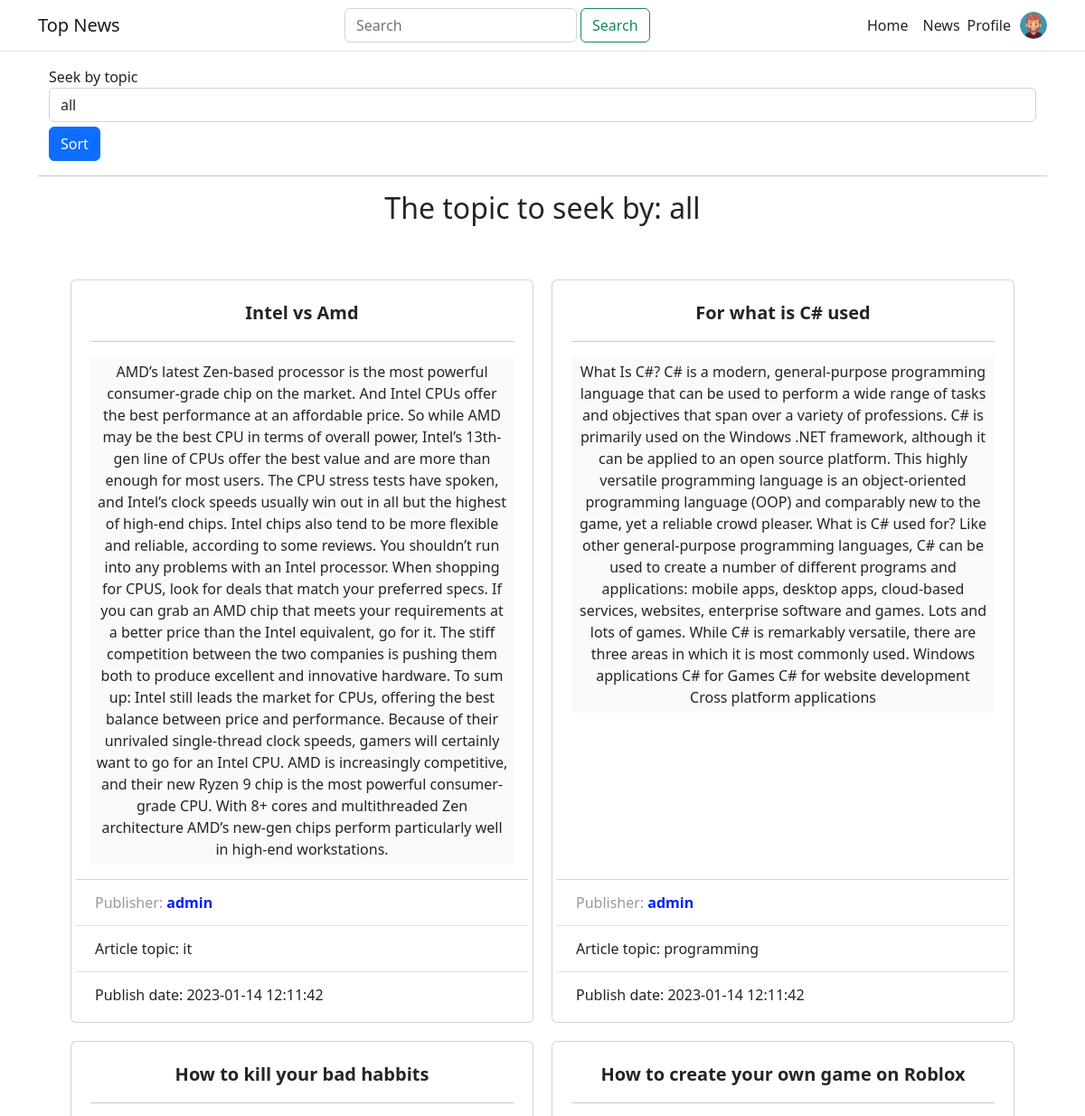
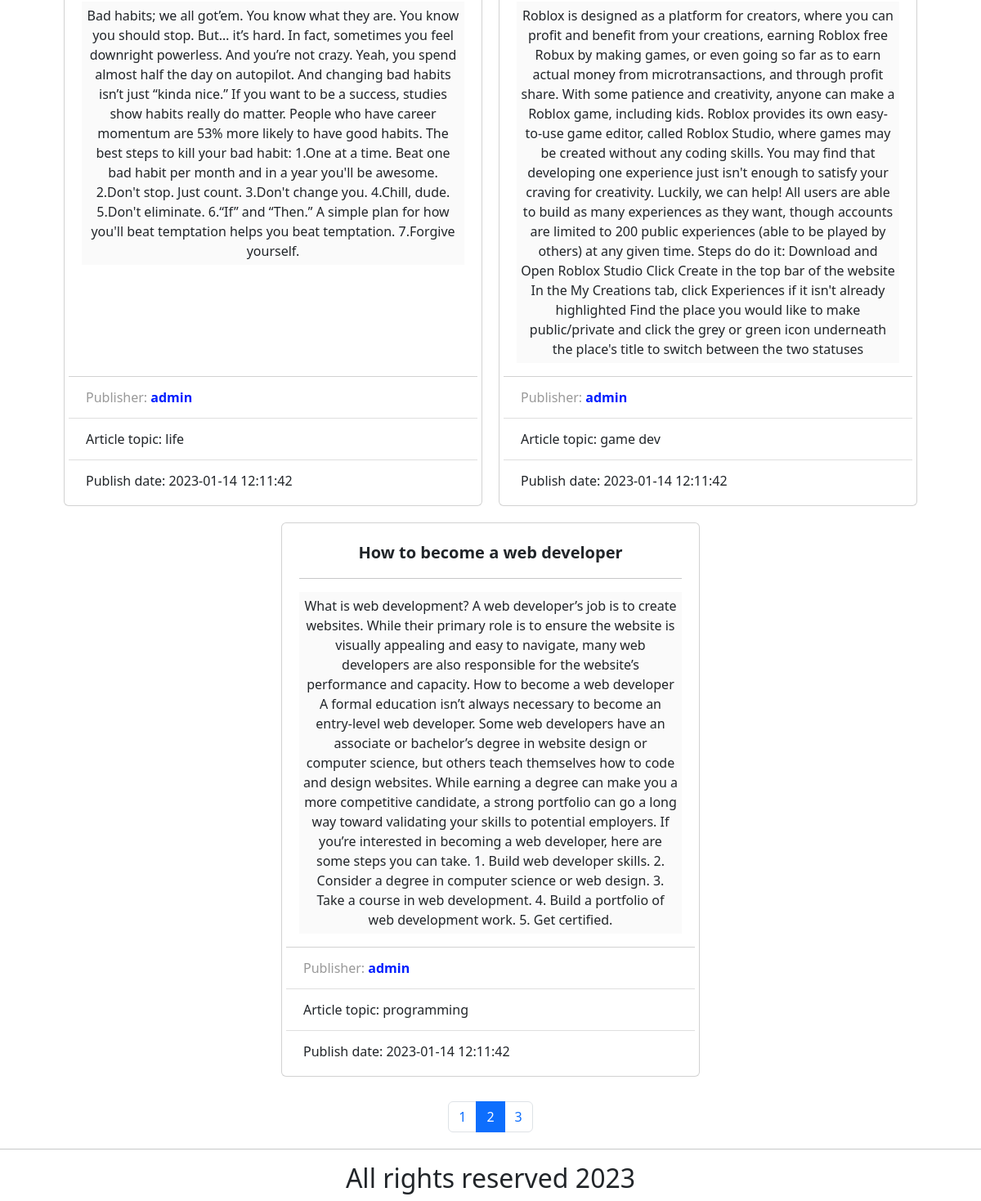
Screenshot of /news.php?topic=all&page=2 with the database file from the repository (2 pictures, top to bottom).
### tables this page shows
CREATE TABLE `news_table` (
  `id` int(11) NOT NULL,
  `article_author` int(11) DEFAULT NULL,
  `article_date` datetime DEFAULT NULL,
  `article_title` varchar(100) DEFAULT NULL,
  `article_content` text DEFAULT NULL,
  `article_type` varchar(100) DEFAULT NULL
);

CREATE TABLE `users` (
  `user_id` int(11) NOT NULL,
  `log` varchar(255) DEFAULT NULL,
  `pas` varchar(255) DEFAULT NULL
);

### action.php (the view, shortened to what this page needs)
<?php
require_once "db-settings/dbconnect.php";
function out($count, $offset = 0, $sort_topic = "all")
{
    global $conn;
    $arr_out = [];
    try {
        if ($sort_topic == "all") {
            if (!$result = $conn->query("SELECT * FROM `news_table` ORDER BY article_date DESC LIMIT " . $count . " OFFSET $offset")) {
                throw new Exception('Error selection from table `news_table`: [' . $conn->error . ']');
            }
        } else {
            if (!$result = $conn->query("SELECT * FROM `news_table` WHERE `article_type` = '" . $sort_topic . "' ORDER BY article_date DESC LIMIT " . $count . " OFFSET " . $offset . "")) {
                throw new Exception('Error selection from table `news_table`: [' . $conn->error . ']');
            }
        }
        while ($row = $result->fetch_assoc()) {
            $arr_out[] = $row;
        }
    } catch (Exception $e) {
        echo $e->getMessage();
    }
    return $arr_out;
}
function get_count_articles($sql)
{
    global $conn;
    try {
        if (!$result = $conn->query($sql)) {
            throw new Exception('Error selection from table `news_table`: [' . $conn->error . ']');
        }
        return $result->fetch_assoc()['COUNT(`article_author`)'];
    } catch (Exception $e) {
        echo $e->getMessage();
    }
}
function out_pages($sort_topic="all", $current_page = 1)
{
    if($sort_topic == "all")
        $search_sql = "SELECT COUNT(`article_author`) FROM news_table;";
    else
        $search_sql = "SELECT COUNT(`article_author`) FROM news_table WHERE `article_type` = '".$sort_topic."'";
    $count_articles = get_count_articles($search_sql);
    $str = '<div class="pages"><ul class="pagination justify-content-center" style="margin:20px 0">';
    $n = 1;
    for ($i = 0; $i < $count_articles; $i += 5) {
        if($n == $current_page)
            $str .= '<li class="page-item"><a class="page-link active" href="news.php?topic='.$sort_topic.'&page=' . $n . '">' . $n . '</a></li>';
        else
            $str .= '<li class="page-item"><a class="page-link" href="news.php?topic='.$sort_topic.'&page=' . $n . '">' . $n . '</a></li>';
        $n++;
    }
    $str .= '</ul></div>';
    return $str;
}
function get_article_item($row)
{
    return '<div class="article__item card">
                    <div class="card-body">
                        <div class="article__title card-title">' . $row["article_title"] . '</div>
                        <hr>
                        <div class="article__content card-text">' . $row["article_content"] . '</div>
                    </div>
                    <ul class="list-group list-group-flush">
                        <li class="list-group-item">
                            <div class="article__publisher">Publisher: <span class="user__name">' . get_username_by_id($row["article_author"]) . '</span></div>
                        </li>
                        <li class="list-group-item">
                            <div class="article__date">Article topic: ' . $row["article_type"] . ' </div>
                        </li>
                        <li class="list-group-item">
                            <div class="article__date">Publish date: ' . $row["article_date"] . '</div>
                        </li>
                    </ul>
                </div>';
}
function get_username_by_id($id)
{
    global $conn;
    $sql = "SELECT `users`.log FROM `users` WHERE `users`.user_id = $id;";
    try {
        if (!$result = $conn->query($sql)) {
            throw new Exception('Error selection from table `news_table`: [' . $conn->error . ']');
        }
        return $result->fetch_assoc()['log'];;
    } catch (Exception $e) {
        echo $e->getMessage();
    }
}

### news.php (shortened to what this page needs)
<?php
require_once "action.php";
include "html-parts/header.php";
?>
<section class="form-sort">
    <div class="form-sort__wrap">
        <div class="container">
            <form action="<?php echo $_SERVER['PHP_SELF']; ?>" method="get">
                <div class="form-group">
                    <label for="topic">Seek by topic</label>
                    <select class="form-control" name="topic" id="topic">
                        <option value="all">all</option>
                    </select>
                </div>
                <div class="btn-send">
                    <input type="submit" name="sortBy" value="Sort" class="btn btn-primary">
                </div>
            </form>
        </div>
    </div>
</section>
<hr>
<section class="news">
    <div class="news__wrap">
        <div class="container">
            <?php
            if(isset($_GET['topic'])){
                echo "<h2>The topic to seek by: {$_GET['topic']}</h2>";
            }
            else{
                echo "<h2>The topic to seek by: all</h2>";
            }
            echo '<div class="articles__list">';
            if (isset($_GET['topic']) && $_GET['topic'] != "all") {
                $sort_topic = $_GET['topic'];
                $page;
                if (isset($_GET['page'])) {
                    $page = $_GET['page'];
                    $out = out(5, ($page - 1) * 5, $sort_topic);
                } else {
                    $out = out(5, 0, $sort_topic);
                }
                if (count($out) > 0) {
                    foreach ($out as $row) {
                        echo get_article_item($row);
                    }
                } else {
                    echo "В гостевой книге пока нет записей...<br>";
                }
                echo '</div>';
                if(isset($page))
                    echo out_pages($sort_topic, $page);
                else
                    echo out_pages($sort_topic);
            } else {
                if (isset($_GET['page'])) {
                    $page = $_GET['page'];
                    $out = out(5, ($page - 1) * 5);
                } else {
                    $out = out(5);
                }
                if (count($out) > 0) {
                    foreach ($out as $row) {
                        echo get_article_item($row);
                    }
                } else {
                    echo "В гостевой книге пока нет записей...<br>";
                }
                echo '</div>';
                if(isset($page))
                    echo out_pages(current_page:$page);
                else
                    echo out_pages();
            }
            ?>
        </div>
    </div>
</section>
<?php
include "html-parts/footer.php";

### assets/style/style.css (style rules this page uses)
body * { transition: all 0.5s ease; }
h1, h2 { text-align: center; }
.articles__list { margin-top: 50px; display: flex; flex-direction: row; flex-wrap: wrap; justify-content: center; }
.article__item { margin: 10px; padding: 5px; width: 32rem; }
.article__title { text-align: center; font-weight: 700; font-size: 20px; }
.article__publisher { color: #999999; padding: 5px; }
.article__content { text-align: center; background: #fafafa; padding: 5px; }
.article__date { padding: 5px; }
.user__name { color: rgb(0, 30, 255); font-weight: bold; }
.btn-send { margin-top: 5px; }

### rows the page displays
news_table: article_title "Intel vs Amd", article_content "AMD’s latest Zen-based processor is the most powerful consumer-grade chip on the market. And Intel CPUs offer the best performance at an affordable price. So while AMD may be the best CPU in terms of overall power, Intel’s 13th-gen line of CPUs offer the best value and are more than enough for most users. The CPU stress tests have spoken, and Intel’s clock speeds usually win out in all but the highest of high-end chips. Intel chips also tend to be more flexible and reliable, according to some reviews. You shouldn’t run into any problems with an Intel processor. When shopping for CPUS, look for deals that match your preferred specs. If you can grab an AMD chip that meets your requirements at…", article_author.log "admin", article_type "it", article_date "2023-01-14 12:11:42"
news_table: article_title "For what is C# used", article_content "What Is C#? C# is a modern, general-purpose programming language that can be used to perform a wide range of tasks and objectives that span over a variety of professions. C# is primarily used on the Windows .NET framework, although it can be applied to an open source platform. This highly versatile programming language is an object-oriented programming language (OOP) and comparably new to the game, yet a reliable crowd pleaser. What is C# used for? Like other general-purpose programming languages, C# can be used to create a number of different programs and applications: mobile apps, desktop apps, cloud-based services, websites, enterprise software and games. Lots and lots of games. While C#…", article_author.log "admin", article_type "programming", article_date "2023-01-14 12:11:42"
news_table: article_title "How to kill your bad habbits", article_content "Bad habits; we all got’em. You know what they are. You know you should stop. But… it’s hard. In fact, sometimes you feel downright powerless. And you’re not crazy. Yeah, you spend almost half the day on autopilot. And changing bad habits isn’t just “kinda nice.” If you want to be a success, studies show habits really do matter. People who have career momentum are 53% more likely to have good habits. The best steps to kill your bad habit: 1.One at a time. Beat one bad habit per month and in a year you'll be awesome. 2.Don't stop. Just count. 3.Don't change you. 4.Chill, dude. 5.Don't eliminate. 6.“If” and “Then.” A simple plan for how you'll beat temptation helps you beat temptation.…", article_author.log "admin", article_type "life", article_date "2023-01-14 12:11:42"
news_table: article_title "How to create your own game on Roblox", article_content "Roblox is designed as a platform for creators, where you can profit and benefit from your creations, earning Roblox free Robux by making games, or even going so far as to earn actual money from microtransactions, and through profit share. With some patience and creativity, anyone can make a Roblox game, including kids. Roblox provides its own easy-to-use game editor, called Roblox Studio, where games may be created without any coding skills. You may find that developing one experience just isn't enough to satisfy your craving for creativity. Luckily, we can help! All users are able to build as many experiences as they want, though accounts are limited to 200 public experiences (able to be…", article_author.log "admin", article_type "game dev", article_date "2023-01-14 12:11:42"
news_table: article_title "How to become a web developer", article_content "What is web development? A web developer’s job is to create websites. While their primary role is to ensure the website is visually appealing and easy to navigate, many web developers are also responsible for the website’s performance and capacity. How to become a web developer A formal education isn’t always necessary to become an entry-level web developer. Some web developers have an associate or bachelor’s degree in website design or computer science, but others teach themselves how to code and design websites. While earning a degree can make you a more competitive candidate, a strong portfolio can go a long way toward validating your skills to potential employers. If you’re interested…", article_author.log "admin", article_type "programming", article_date "2023-01-14 12:11:42"

### other values shown
$_GET['topic'] "all"
